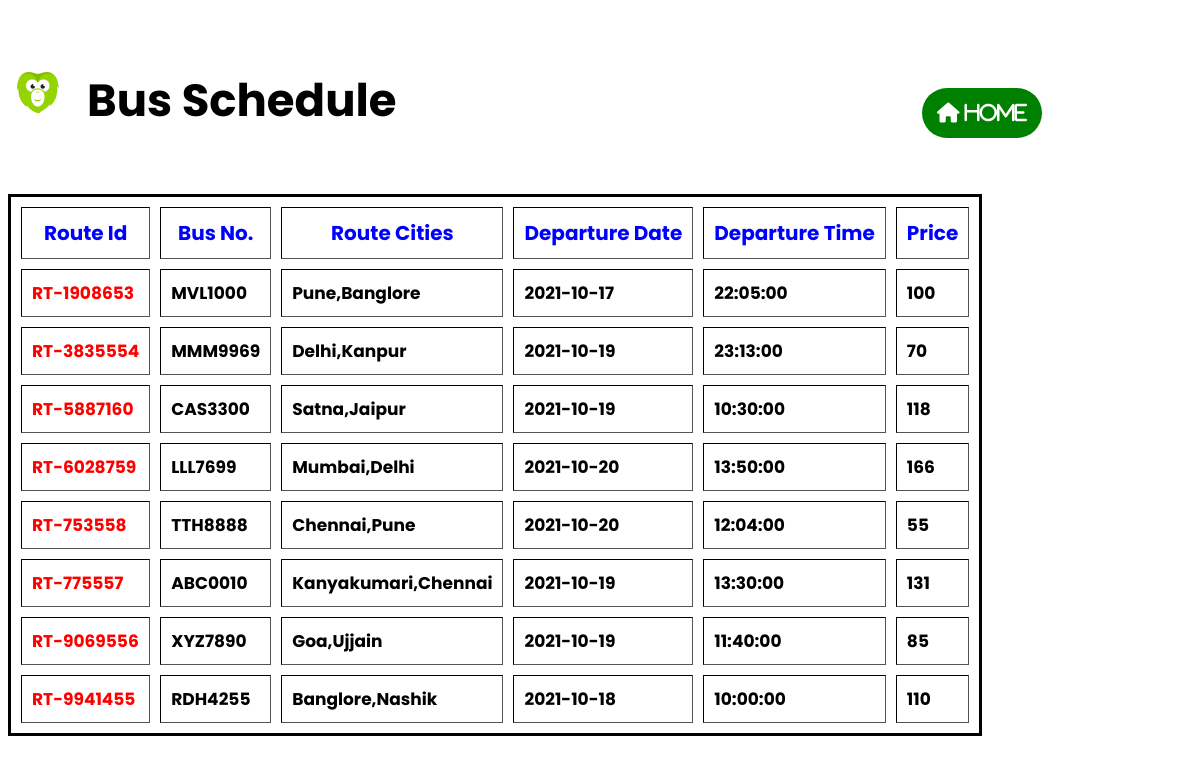
The page /checkbus_sch.php on the database its author committed.
### tables this page shows
CREATE TABLE `routes` (
  `id` int(100) NOT NULL,
  `route_id` varchar(255) NOT NULL,
  `bus_no` varchar(155) NOT NULL,
  `route_cities` varchar(255) NOT NULL,
  `route_dep_date` date NOT NULL,
  `route_dep_time` time NOT NULL,
  `route_step_cost` int(100) NOT NULL,
  `route_created` datetime NOT NULL DEFAULT current_timestamp()
);

### checkbus_sch.php (the view, shortened to what this page needs)
<!DOCTYPE html>
<html lang="en">
<head>
</head>
<body>
    <div class="container"><br>
    <img src="newlogo.png" class="lg">
    <br><button class="btn" style="font-size:20px;float: right;margin-right: 150px;margin-top: 30px;background:green;cursor:pointer;border:none;">
        <a href="index.php" style="text-decoration:none;color:white;"><i class="fa fa-home">&nbsp;Home</i></a></button>
    <h1>Bus Schedule</h1>
    </div>
</body>
</html>
<?php
$connect = mysqli_connect("localhost", "root", "", "sbtbsphp");
$output = '';
    $query = "
  SELECT * FROM routes ORDER BY route_id
 ";
$result = mysqli_query($connect, $query);
if (mysqli_num_rows($result) > 0) {
    $output .= '
  <div class="table-responsive"><br>
   <table class="center" border="2" cellpadding="10" cellspacing="10">
    <thead>
    <th>Route Id</th>
     <th>Bus No.</th>
     <th>Route Cities</th>
     <th>Departure Date</th>
     <th>Departure Time</th>
     <th>Price</th>
    </thead>
 ';
    while ($row = mysqli_fetch_array($result)) {
        $output .= '
   <tbody>
   <td style="color:red;">' .$row["route_id"] . '</td>
    <td>' . $row["bus_no"] . '</td>
    <td>' . $row["route_cities"] . '</td>
    <td>' . $row["route_dep_date"] . '</td>
	<td>' . $row["route_dep_time"] . '</td>
    <td>' . $row["route_step_cost"] . '</td>
   </tbody>
  ';
    }
    echo $output;
} else {
    echo 'Data Not Found';
}
?>

### checkbus_sch.php (style rules this page uses)
* { font-family:'Poppins',sans-serif; }
h1 { font-size: 45px; margin-left: 75px; margin-top: 5px; padding: 4px; }
.lg { width:5%; height:5%; float:left; margin-top: 30px; }
.btn { float: right; font-size: 20px; padding: 10px 15px 10px 15px; border-radius: 40px; background-color: red; margin-top: -88px; margin-right: 44px; }
table { border: 3px solid black; }
th { font-size:20px; color: blue; }

### rows shown on the page
routes: route "RT-1908653", bus_no "MVL1000", route_cities "Pune,Banglore", route_dep_date "2021-10-17", route_dep_time "22:05:00", route_step_cost "100"
routes: route "RT-3835554", bus_no "MMM9969", route_cities "Delhi,Kanpur", route_dep_date "2021-10-19", route_dep_time "23:13:00", route_step_cost "70"
routes: route "RT-5887160", bus_no "CAS3300", route_cities "Satna,Jaipur", route_dep_date "2021-10-19", route_dep_time "10:30:00", route_step_cost "118"
routes: route "RT-6028759", bus_no "LLL7699", route_cities "Mumbai,Delhi", route_dep_date "2021-10-20", route_dep_time "13:50:00", route_step_cost "166"
routes: route "RT-753558", bus_no "TTH8888", route_cities "Chennai,Pune", route_dep_date "2021-10-20", route_dep_time "12:04:00", route_step_cost "55"
routes: route "RT-775557", bus_no "ABC0010", route_cities "Kanyakumari,Chennai", route_dep_date "2021-10-19", route_dep_time "13:30:00", route_step_cost "131"
routes: route "RT-9069556", bus_no "XYZ7890", route_cities "Goa,Ujjain", route_dep_date "2021-10-19", route_dep_time "11:40:00", route_step_cost "85"
routes: route "RT-9941455", bus_no "RDH4255", route_cities "Banglore,Nashik", route_dep_date "2021-10-18", route_dep_time "10:00:00", route_step_cost "110"
